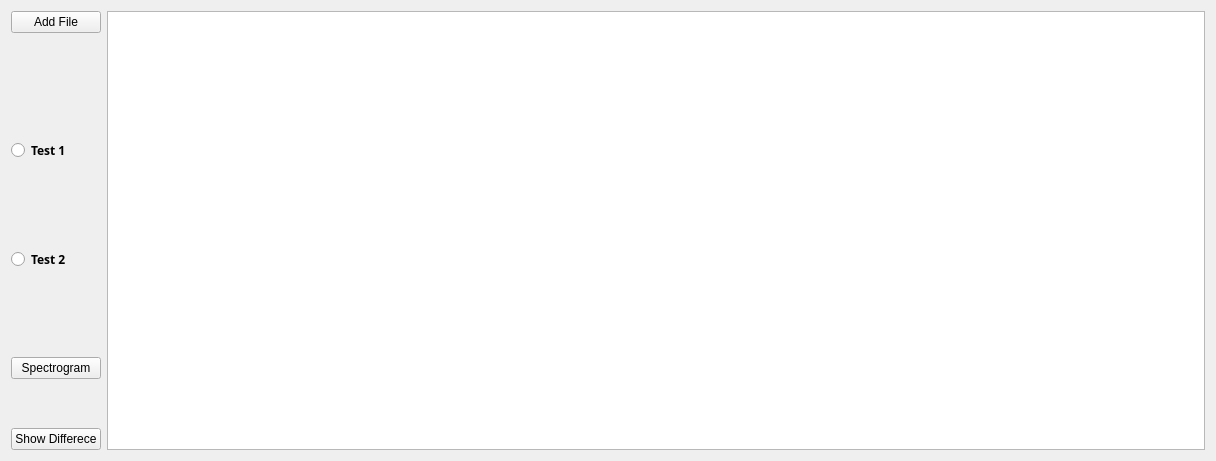
   <widget class="QWidget" name="layoutWidget">
    <property name="geometry">
     <rect>
      <x>9</x>
      <y>9</y>
      <width>1216</width>
      <height>461</height>
     </rect>
    </property>
    <layout class="QHBoxLayout" name="horizontalLayout_4">
     <item>
      <layout class="QVBoxLayout" name="verticalLayout_12">
       <item>
        <widget class="QPushButton" name="add_file_btn">
         <property name="text">
          <string>Add File</string>
         </property>
        </widget>
       </item>
       <item>
        <spacer name="verticalSpacer_23">
         <property name="orientation">
          <enum>Qt::Vertical</enum>
         </property>
         <property name="sizeType">
          <enum>QSizePolicy::Fixed</enum>
         </property>
         <property name="sizeHint" stdset="0">
          <size>
           <width>20</width>
           <height>100</height>
          </size>
         </property>
        </spacer>
       </item>
       <item>
        <widget class="QRadioButton" name="test1">
         <property name="font">
          <font>
           <family>Sans</family>
           <pointsize>9</pointsize>
           <weight>75</weight>
           <bold>true</bold>
          </font>
         </property>
         <property name="text">
          <string>Test 1</string>
         </property>
        </widget>
       </item>
       <item>
        <spacer name="verticalSpacer_30">
         <property name="orientation">
          <enum>Qt::Vertical</enum>
         </property>
         <property name="sizeType">
          <enum>QSizePolicy::Fixed</enum>
         </property>
         <property name="sizeHint" stdset="0">
          <size>
           <width>18</width>
           <height>80</height>
          </size>
         </property>
        </spacer>
       </item>
       <item>
        <widget class="QRadioButton" name="test2">
         <property name="font">
          <font>
           <family>Sans</family>
           <pointsize>9</pointsize>
           <weight>75</weight>
           <bold>true</bold>
          </font>
         </property>
         <property name="text">
          <string>Test 2</string>
         </property>
        </widget>
       </item>
       <item>
        <spacer name="verticalSpacer_29">
         <property name="orientation">
          <enum>Qt::Vertical</enum>
         </property>
         <property name="sizeType">
          <enum>QSizePolicy::Fixed</enum>
         </property>
         <property name="sizeHint" stdset="0">
          <size>
           <width>18</width>
           <height>80</height>
          </size>
         </property>
        </spacer>
       </item>
       <item>
        <widget class="QPushButton" name="pushButton">
         <property name="text">
          <string>Spectrogram</string>
         </property>
        </widget>
       </item>
       <item>
        <spacer name="verticalSpacer_5">
         <property name="orientation">
          <enum>Qt::Vertical</enum>
         </property>
         <property name="sizeHint" stdset="0">
          <size>
           <width>20</width>
           <height>40</height>
          </size>
         </property>
        </spacer>
       </item>
       <item>
        <widget class="QPushButton" name="show_dif_btn">
         <property name="font">
          <font>
           <pointsize>9</pointsize>
          </font>
         </property>
         <property name="text">
          <string>Show Differece</string>
         </property>
        </widget>
       </item>
      </layout>
     </item>
     <item>
      <widget class="MultiPlotWidget" name="gView"/>
     </item>
    </layout>
   </widget>
